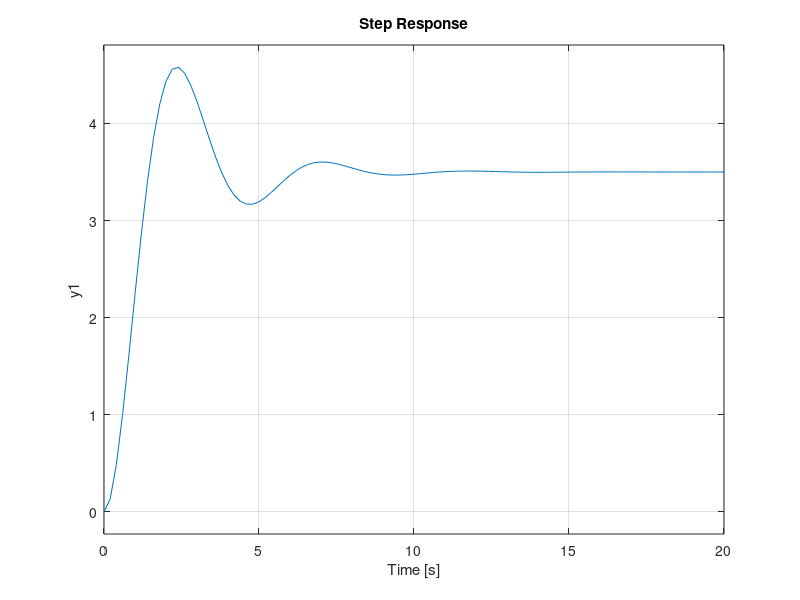
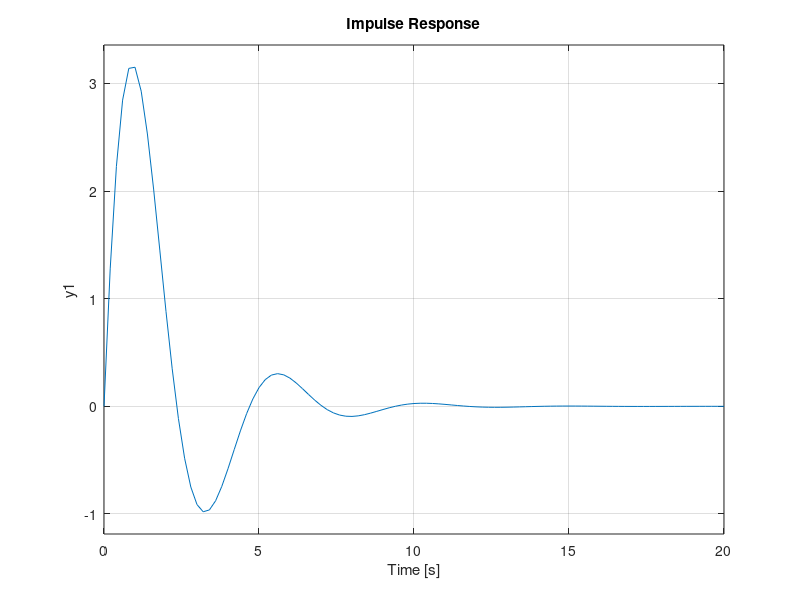
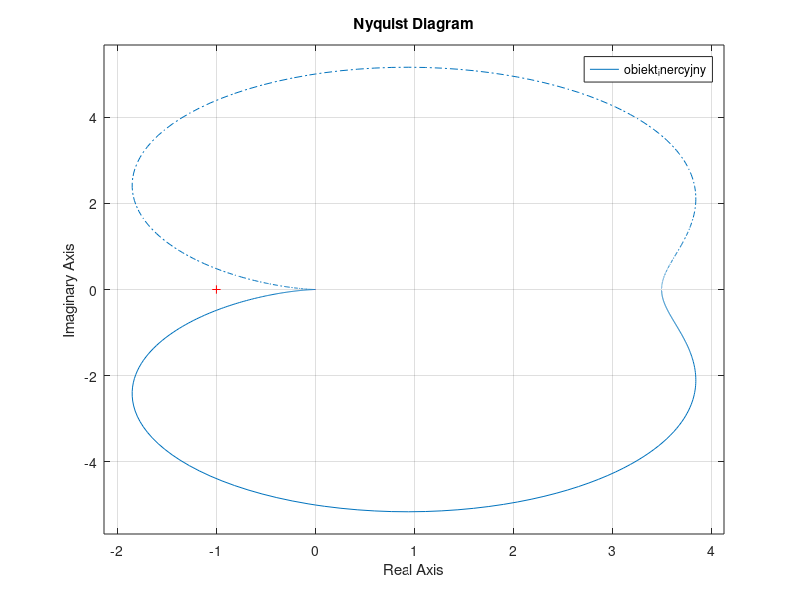
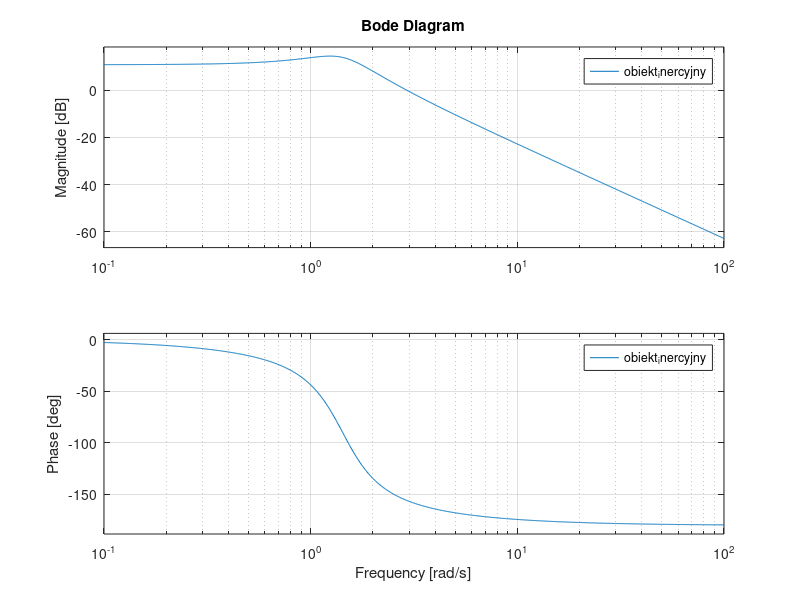

The MATLAB script that drew these images, in order:
clear; close all; clc;
% Transmitancja G(s) = k / (T0*2s^2 + 2*x*T0*s + 1)
% Stałe:
k = 3.5;
T0 = 0.7;
zeta = 0.35;

obiekt_inercyjny = tf(k, [T0^2, 2*zeta*T0, 1]);

% Charakterystyka skokowa.
figure(1);
step(obiekt_inercyjny);
grid on;

% Charakterystyka impulsowa.
figure(2);
impulse(obiekt_inercyjny);
grid on;

% Charakterystyka Nyquista.
figure(3);
nyquist(obiekt_inercyjny);
grid on;

% Charakterystyka Bodego.
figure(4);
bode(obiekt_inercyjny);
grid on;
